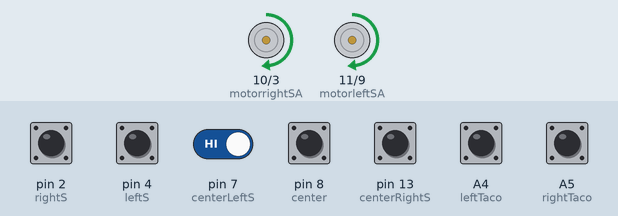
Recording of a sketch running on a simulated Arduino Uno, built with avr-gcc and run on an emulated ATmega328P. Parts: motor-driver pin pairs drawn as motors (green arrow = first pin HIGH = forward, orange = second pin HIGH = backward, longer = more drive, scaled by the enable pin). The inputs (shaded band) are chosen by the test bench; at power-on: pin 2 (rightS), pin 4 (leftS), pin 7 (centerLeftS), pin 8 (center), pin 13 (centerRightS) HIGH, A4 (leftTaco), A5 (rightTaco) LOW. What the sketch prints to the serial monitor is not drawn.

Above: at 1.2 s.
1.3 s: pin 2 (rightS) pulled LOW for 0.15 s
At 1.38 s:
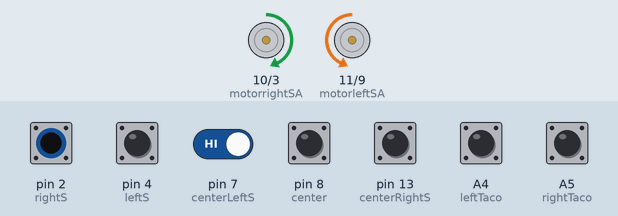
2.9 s: pin 4 (leftS) pulled LOW for 0.15 s
At 2.97 s:
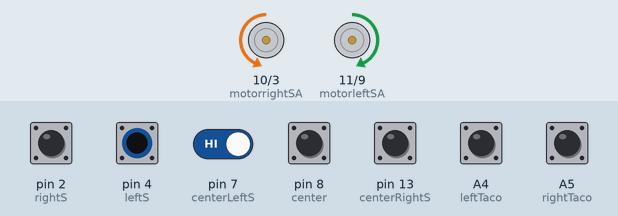
4.5 s: pin 13 (centerRightS) pulled LOW for 0.15 s
At 5.0 s:
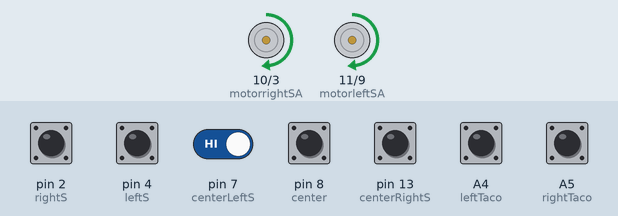
6.1 s: pin 2 (rightS) driven LOW and pin 7 (centerLeftS) driven LOW
At 6.9 s:
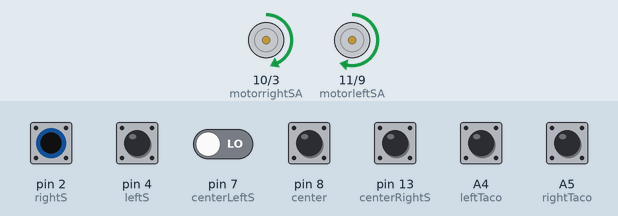
7.6 s: pin 2 (rightS) driven HIGH
At 7.9 s:
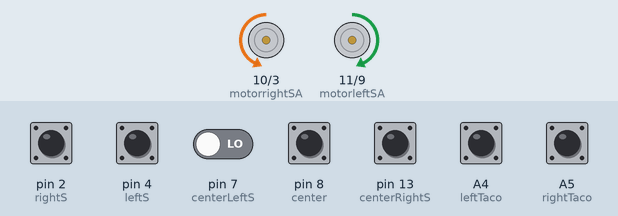
9.1 s: pin 2 (rightS) driven LOW
At 10.4 s:
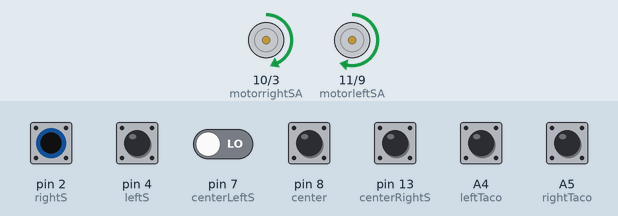
Timing chart, 0 to 11.6 s (numbered marks = the images above; inputs shaded):
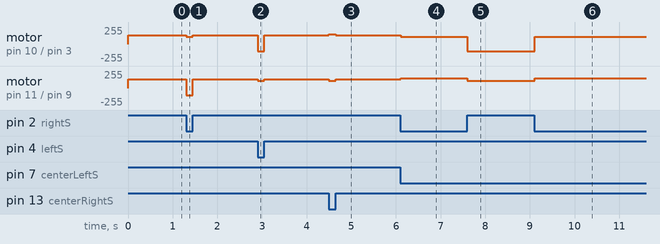

Measured:
- after the input at 1.3 s, motor on pin 10 (motorrightSA) / pin 3 (motorrightSB): forward 130/255 → forward 110/255 at once, → forward 130/255 0.15 s later; motor on pin 11 (motorleftSA) / pin 9 (motorleftSB): forward 130/255 → backward 110/255 at once, → forward 130/255 0.15 s later
- after the input at 2.9 s, motor on pin 10 (motorrightSA) / pin 3 (motorrightSB): forward 130/255 → backward 110/255 at once, → forward 130/255 0.15 s later; motor on pin 11 (motorleftSA) / pin 9 (motorleftSB): forward 130/255 → forward 110/255 at once, → forward 130/255 0.15 s later
- after the input at 4.5 s, motor on pin 10 (motorrightSA) / pin 3 (motorrightSB): forward 130/255 → forward 150/255 at once, → forward 130/255 0.15 s later; motor on pin 11 (motorleftSA) / pin 9 (motorleftSB): forward 130/255 → forward 110/255 at once, → forward 130/255 0.15 s later
- after the input at 6.1 s, motor on pin 10 (motorrightSA) / pin 3 (motorrightSB): forward 130/255 → forward 110/255 at once; motor on pin 11 (motorleftSA) / pin 9 (motorleftSB): forward 130/255 → forward 150/255 at once
- after the input at 7.6 s, motor on pin 10 (motorrightSA) / pin 3 (motorrightSB): forward 110/255 → backward 110/255 at once; motor on pin 11 (motorleftSA) / pin 9 (motorleftSB): forward 150/255 → forward 110/255 at once
- after the input at 9.1 s, motor on pin 10 (motorrightSA) / pin 3 (motorrightSB): backward 110/255 → forward 110/255 at once; motor on pin 11 (motorleftSA) / pin 9 (motorleftSB): forward 110/255 → forward 150/255 at once

The sketch:

Test_TacoMeters_linefollow.ino
```cpp
/*This program drives the wheels of the robot forward and uses the tacometers to count the rotations in ticks
The ticks is summed in the variables int stateLeftTaco and int stateRightTaco. Speed is controlled with the variables slowL
and slowR*/

/*Pins setup*/

//Taco meters
  const int leftTaco=A4;
  const int rightTaco=A5;

// sensors
  int center = 8; //hvid
  int centerLeftS = 7; //lilla
  int centerRightS = 13; //grøn
  int leftS = 4; //blå
  int rightS = 2; //brun

// motor pins
  int motorleftSA=11; // pin 11 på arduino forbundet til pin 2 på motor driver
  int motorrightSA=10; // pin 10 på arduino forbundet til pin 10 på motor driver
  int motorleftSB=9; // pin 9 på arduino forbundet til pin 7 på motor driver
  int motorrightSB=3; // pin 3 på arduino forbundet til pin 15 på motor driver
  int motorleftSSpeed=5; // pin 5 på arduino forbundet til pin 1 på motor driver
  int motorrightSSpeed=6; // pin 6 på arduino forbundet til pin 9 på motor driver

// car light pins
  int frontLeft = A0;
  int frontRight = A1;
  int backLeft = A2;
  int backRight = A3;


/*global variables*/

//sum taco counts
  int stateLeftTaco;
  int stateRightTaco;

//PWM Speeds
  int slowL = 110;
  int slowR = 110;
  int middleL = 130;
  int middleR = 130;
  int fastL = 150;
  int fastR = 150;
  int offL = 0;
  int offR = 0;

/*Function prototypes*/
  int DriveForwardLeftWheel(int spd);
  int DriveForwardRightWheel(int spd);
  int DriveReverseLeftWheel(int spd);
  int DriveReverseRightWheel(int spd);
  int carLight(int FL, int FR, int BL, int BR);

void setup() {

/*pin direction setup*/
// sensors
  pinMode (center, INPUT);
  pinMode (centerLeftS, INPUT);
  pinMode (centerRightS, INPUT);
  pinMode (leftS, INPUT);
  pinMode (rightS, INPUT);
// motors
  pinMode (motorleftSA, OUTPUT);
  pinMode (motorrightSA, OUTPUT);
  pinMode (motorleftSB, OUTPUT);
  pinMode (motorrightSB, OUTPUT);
  pinMode (motorleftSSpeed, OUTPUT);
  pinMode (motorrightSSpeed, OUTPUT);
//Taco meters
  pinMode(rightTaco, INPUT);
  pinMode(leftTaco, INPUT);

  Serial.begin(9600);
}

void loop() {

//read the tacos
stateLeftTaco+=digitalRead (leftTaco);
stateRightTaco+=digitalRead (rightTaco);
//Serial print the taco value
Serial.println(stateLeftTaco);
Serial.println(stateRightTaco);

//Decide how to drive based on sensors


// Sensor state
int stateCenter = digitalRead (center);
int stateCenterLeftS = digitalRead (centerLeftS);
int stateCenterRightS = digitalRead (centerRightS);
int stateLeftS = digitalRead (leftS);
int stateRightS = digitalRead (rightS);

if (stateLeftS==0&&stateCenterLeftS==0&&stateCenter==0&&stateCenterRightS==0&&stateRightS==0) //1
    { //reverse
    DriveReverseLeftWheel(slowL);
    DriveReverseRightWheel(slowR);
    carLight(0, 0, 1, 1);
    delay(200);
    }
else if (stateLeftS==0&&stateCenterLeftS==0&&stateCenter==0&&stateCenterRightS==0&&stateRightS==1) //2
    { //right sharp
    DriveForwardLeftWheel(slowL); // middle to slow
    DriveReverseRightWheel(slowR);
    carLight(0, 1, 0, 1);
    }
else if (stateLeftS==0&&stateCenterLeftS==0&&stateCenter==0&&stateCenterRightS==1&&stateRightS==0) //3
    { //right
    DriveForwardLeftWheel(fastL);
    DriveForwardRightWheel(slowR);
    carLight(0, 1, 0, 0);
    }
else if (stateLeftS==0&&stateCenterLeftS==0&&stateCenter==0&&stateCenterRightS==1&&stateRightS==1) //4
    { //right
    DriveForwardLeftWheel(fastL);
    DriveForwardRightWheel(slowR);
    carLight(0, 1, 0, 0);
    }
else if (stateLeftS==0&&stateCenterLeftS==0&&stateCenter==1&&stateCenterRightS==0&&stateRightS==0) //5
    { //straight
    DriveForwardLeftWheel(middleL);
    DriveForwardRightWheel(middleR);
    carLight(1, 1, 0, 0);
    delay(50);
    }
else if (stateLeftS==0&&stateCenterLeftS==0&&stateCenter==1&&stateCenterRightS==0&&stateRightS==1) //6
    { //right
    DriveForwardLeftWheel(fastL);
    DriveForwardRightWheel(slowR);
    carLight(0, 1, 0, 0);
    }
else if (stateLeftS==0&&stateCenterLeftS==0&&stateCenter==1&&stateCenterRightS==1&&stateRightS==0) //7
    { //right
    DriveForwardLeftWheel(fastL);
    DriveForwardRightWheel(slowR);
    carLight(0, 1, 0, 0);
    }
else if (stateLeftS==0&&stateCenterLeftS==0&&stateCenter==1&&stateCenterRightS==1&&stateRightS==1) //8
    { //right sharp
    DriveForwardLeftWheel(slowL);
    DriveReverseRightWheel(slowR);
    carLight(0, 1, 0, 1);
    }
else if (stateLeftS==0&&stateCenterLeftS==1&&stateCenter==0&&stateCenterRightS==0&&stateRightS==0) //9
    { //left
    DriveForwardLeftWheel(slowL);
    DriveForwardRightWheel(fastR);
    carLight(1, 0, 0, 0);
    }
else if (stateLeftS==0&&stateCenterLeftS==1&&stateCenter==0&&stateCenterRightS==0&&stateRightS==1) //10
    { //left
    DriveForwardLeftWheel(slowL);
    DriveForwardRightWheel(fastR);
    carLight(1, 0, 0, 0);
    }
else if (stateLeftS==0&&stateCenterLeftS==1&&stateCenter==0&&stateCenterRightS==1&&stateRightS==0) //11
    { //straight
    DriveForwardLeftWheel(middleL);
    DriveForwardRightWheel(middleR);
    carLight(1, 1, 0, 0);
    }
else if (stateLeftS==0&&stateCenterLeftS==1&&stateCenter==0&&stateCenterRightS==1&&stateRightS==1) //12
    { //straight
    DriveForwardLeftWheel(middleL);
    DriveForwardRightWheel(middleR);
    carLight(1, 1, 0, 0);
    }
else if (stateLeftS==0&&stateCenterLeftS==1&&stateCenter==1&&stateCenterRightS==0&&stateRightS==0) //13
    { //left
    DriveForwardLeftWheel(slowL);
    DriveForwardRightWheel(fastR);
    carLight(1, 0, 0, 0);
    }
else if (stateLeftS==0&&stateCenterLeftS==1&&stateCenter==1&&stateCenterRightS==0&&stateRightS==1) //14
    { //straightR
    DriveForwardLeftWheel(middleL);
    DriveForwardRightWheel(middleR);
    carLight(1, 1, 0, 0);
    }
else if (stateLeftS==0&&stateCenterLeftS==1&&stateCenter==1&&stateCenterRightS==1&&stateRightS==0) //15
    { //straight
    DriveForwardLeftWheel(middleL);
    DriveForwardRightWheel(middleR);
    carLight(1, 1, 0, 0);
    }
else if (stateLeftS==0&&stateCenterLeftS==1&&stateCenter==1&&stateCenterRightS==1&&stateRightS==1) //16
    { //right shaerp
    DriveForwardLeftWheel(slowL);
    DriveReverseRightWheel(slowR);
    carLight(0, 1, 0, 1);
    }
else if (stateLeftS==1&&stateCenterLeftS==1&&stateCenter==1&&stateCenterRightS==1&&stateRightS==1) //17
    { //straight
    DriveForwardLeftWheel(middleL);
    DriveForwardRightWheel(middleR);
    carLight(1, 1, 0, 0);
    }
else if (stateLeftS==1&&stateCenterLeftS==1&&stateCenter==1&&stateCenterRightS==1&&stateRightS==0) //18
    { //left sharp
    DriveReverseLeftWheel(slowL);
    DriveForwardRightWheel(slowR);
    carLight(1, 0, 1, 0);
    }
else if (stateLeftS==1&&stateCenterLeftS==1&&stateCenter==1&&stateCenterRightS==0&&stateRightS==1) //19
    { //left
    DriveForwardLeftWheel(slowL);
    DriveForwardRightWheel(fastR);
    carLight(1, 0, 0, 0);
    }
else if (stateLeftS==1&&stateCenterLeftS==1&&stateCenter==1&&stateCenterRightS==0&&stateRightS==0) //20
    { //left sharp
    DriveReverseLeftWheel(slowL);
    DriveForwardRightWheel(slowR);
    carLight(1, 0, 1, 0);
    }
else if (stateLeftS==1&&stateCenterLeftS==1&&stateCenter==0&&stateCenterRightS==1&&stateRightS==1) //21
    { //straight
    DriveForwardLeftWheel(middleL);
    DriveForwardRightWheel(middleR);
    carLight(1, 1, 0, 0);
    }
else if (stateLeftS==1&&stateCenterLeftS==1&&stateCenter==0&&stateCenterRightS==1&&stateRightS==0) //22
    { //left
    DriveForwardLeftWheel(slowL);
    DriveForwardRightWheel(fastR);
    carLight(1, 0, 0, 0);
    }
else if (stateLeftS==1&&stateCenterLeftS==1&&stateCenter==0&&stateCenterRightS==0&&stateRightS==1) //23
    { //left
    DriveForwardLeftWheel(slowL);
    DriveForwardRightWheel(fastR);
    carLight(1, 0, 0, 0);
    }
else if (stateLeftS==1&&stateCenterLeftS==1&&stateCenter==0&&stateCenterRightS==0&&stateRightS==0) //24
    { //left
    DriveForwardLeftWheel(slowL);
    DriveForwardRightWheel(fastR);
    carLight(1, 0, 0, 0);
    }
else if (stateLeftS==1&&stateCenterLeftS==0&&stateCenter==1&&stateCenterRightS==1&&stateRightS==1) //25
    { //right sharp
    DriveForwardLeftWheel(slowL);
    DriveReverseRightWheel(slowR);
    carLight(0, 1, 0, 1);
    }
else if (stateLeftS==1&&stateCenterLeftS==0&&stateCenter==1&&stateCenterRightS==1&&stateRightS==0) //26
    { //right
    DriveForwardLeftWheel(fastL);
    DriveForwardRightWheel(slowR);
    carLight(0, 1, 0, 0);
    }
else if (stateLeftS==1&&stateCenterLeftS==0&&stateCenter==1&&stateCenterRightS==0&&stateRightS==1) //27
    { //straight
    DriveForwardLeftWheel(middleL);
    DriveForwardRightWheel(middleR);
    carLight(1, 1, 0, 0);
    }
else if (stateLeftS==1&&stateCenterLeftS==0&&stateCenter==1&&stateCenterRightS==0&&stateRightS==0) //28
    { //left
    DriveForwardLeftWheel(slowL);
    DriveForwardRightWheel(fastR);
    carLight(1, 0, 0, 0);
    }
else if (stateLeftS==1&&stateCenterLeftS==0&&stateCenter==0&&stateCenterRightS==1&&stateRightS==1) //29
    { //right sharp
    DriveForwardLeftWheel(slowL);
    DriveReverseRightWheel(slowR);
    carLight(0, 1, 0, 1);
    }
else if (stateLeftS==1&&stateCenterLeftS==0&&stateCenter==0&&stateCenterRightS==1&&stateRightS==0) //30
    { //straight
    DriveForwardLeftWheel(middleL);
    DriveForwardRightWheel(middleR);
    carLight(1, 1, 0, 0);
    }
else if (stateLeftS==1&&stateCenterLeftS==0&&stateCenter==0&&stateCenterRightS==0&&stateRightS==1) //31
    { //straight
    DriveForwardLeftWheel(middleL);
    DriveForwardRightWheel(middleR);
    carLight(1, 1, 0, 0);
    }
else if (stateLeftS==1&&stateCenterLeftS==0&&stateCenter==0&&stateCenterRightS==0&&stateRightS==0) //32
    { //left sharp
    DriveReverseLeftWheel(slowL);
    DriveForwardRightWheel(middleR);
    carLight(1, 0, 1, 0);
    }
}


//**** functions ****//
  int DriveForwardLeftWheel (int spd) {
    int spdsetting = spd;
    analogWrite(motorleftSSpeed, spdsetting);
    digitalWrite(motorleftSA, 1);
    digitalWrite(motorleftSB, 0);
  }
  int DriveForwardRightWheel (int spd) {
    int spdsetting = spd;
    digitalWrite(motorrightSA, 1);
    digitalWrite(motorrightSB, 0);
    analogWrite(motorrightSSpeed, spdsetting);
  }
  int DriveReverseLeftWheel (int spd) {
    int spdsetting = spd;
    analogWrite(motorleftSSpeed, spdsetting);
    digitalWrite(motorleftSA, 0);
    digitalWrite(motorleftSB, 1);
  }
  int DriveReverseRightWheel (int spd) {
    int spdsetting = spd;
    digitalWrite(motorrightSA, 0);
    digitalWrite(motorrightSB, 1);
    analogWrite(motorrightSSpeed, spdsetting);
  }

  int carLight(int FL, int FR, int BL, int BR){
    /*if(FL == true && FR == true && FL == true && FR == true){// all light up
      digitalWrite(frontLeft, 1);
      digitalWrite(frontRight, 1);
      digitalWrite(backLeft, 1);
      digitalWrite(backRight, 1);
    }else*/
    if(FL == true && FR == true && BL == false && BR == false){ // front light up
      digitalWrite(frontLeft, 1);
      digitalWrite(frontRight, 1);
      digitalWrite(backLeft, 0);
      digitalWrite(backRight, 0);
    }else if(FL == true && FR == false && BL == false && BR == false){ // left front light up
      digitalWrite(frontLeft, 1);
      digitalWrite(frontRight, 0);
      digitalWrite(backLeft, 0);
      digitalWrite(backRight, 0);
    }else if(FL == false && FR == true && BL == false && BR == false){ // right front ligth up
      digitalWrite(frontLeft, 0);
      digitalWrite(frontRight, 1);
      digitalWrite(backLeft, 0);
      digitalWrite(backRight, 0);
    }else if(FL == false && FR == false && BL == true && BR == false){ // back left light up
      digitalWrite(frontLeft, 0);
      digitalWrite(frontRight, 0);
      digitalWrite(backLeft, 1);
      digitalWrite(backRight, 0);
    }else if(FL == false && FR == false && BL == false && BR == true){ // back right light up
      digitalWrite(frontLeft, 0);
      digitalWrite(frontRight, 0);
      digitalWrite(backLeft, 0);
      digitalWrite(backRight, 1);
    }else if(FL == false && FR == false && BL == true && BR == true){ // back light up
      digitalWrite(frontLeft, 0);
      digitalWrite(frontRight, 0);
      digitalWrite(backLeft, 1);
      digitalWrite(backRight, 1);
    }else if(FL == true && FR == false && BL == true && BR == false){ // light left side up
      digitalWrite(frontLeft, 1);
      digitalWrite(frontRight, 0);
      digitalWrite(backLeft, 1);
      digitalWrite(backRight, 0);
    }else if(FL == false && FR == true && BL == false && BR == true){ // light right side up
      digitalWrite(frontLeft, 0);
      digitalWrite(frontRight, 1);
      digitalWrite(backLeft, 0);
      digitalWrite(backRight, 1);
    }else if(FL == false && FR == true && BL == false && BR == true){ // light right side up
      digitalWrite(frontLeft, 0);
      digitalWrite(frontRight, 1);
      digitalWrite(backLeft, 0);
      digitalWrite(backRight, 1);
    }else if(FL == false && FR == false && BL == false && BR == false){ // lights out
      digitalWrite(frontLeft, 0);
      digitalWrite(frontRight, 0);
      digitalWrite(backLeft, 0);
      digitalWrite(backRight, 0);
    }
  }
```
